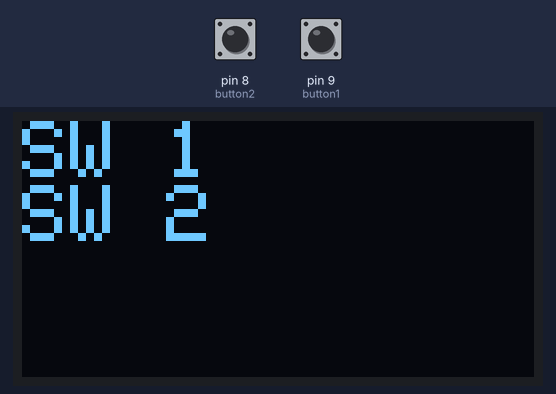
Recording of a sketch running on a simulated Arduino Uno, built with avr-gcc and run on an emulated ATmega328P. Shown: 128×64 one-colour display. The test bench sets the inputs (shaded band); at power-on: pin 8 (button2) HIGH, pin 9 (button1) HIGH. What the sketch prints to the serial monitor is not drawn.

Above: at 1.2 s.
1.3 s: pin 8 (button2) pulled LOW for 0.15 s
At 1.41 s:
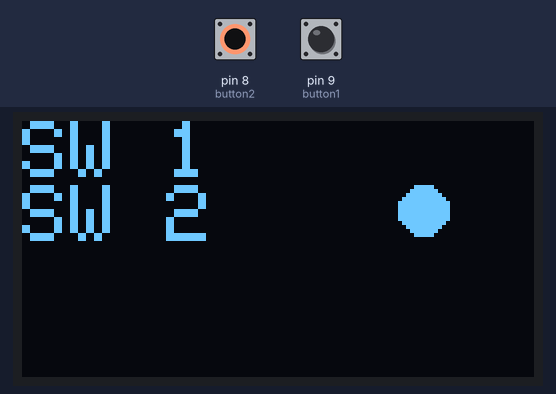
2.9 s: pin 9 (button1) pulled LOW for 0.15 s
At 3.01 s:
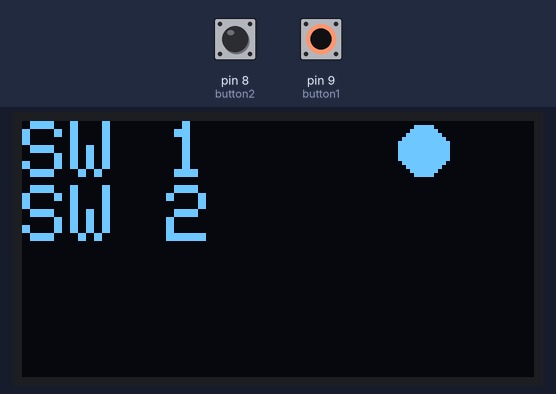
Timing chart, 0 to 5.9 s (numbered marks = the images above; inputs shaded):
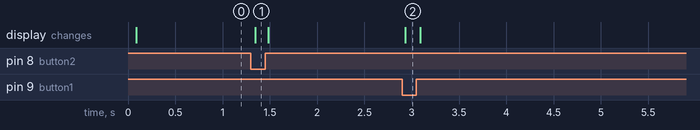

Measured:
- after the input at 1.3 s, the display: changes after 0.05 s (image 1)
- after the input at 2.9 s, the display: changes at once (image 2)

The sketch:

lab7_ex1.ino
```cpp
#include <SPI.h>
#include <Wire.h>
#include <Adafruit_GFX.h>
#include <Adafruit_SSD1306.h>
#define SCREEN_WIDTH 128 // OLED display width, in pixels
#define SCREEN_HEIGHT 64 // OLED display height, in pixels
// Declaration for an SSD1306 display connected to I2C (SDA, SCL pins)
#define OLED_RESET -1 // Reset pin # (or -1 if sharing Arduino reset pin)
Adafruit_SSD1306 display(SCREEN_WIDTH, SCREEN_HEIGHT, &Wire,
OLED_RESET);
#define button1 9
#define button2 8
void setup() {
  Serial.begin(9600);
  pinMode(button1, INPUT_PULLUP);
  pinMode(button1, INPUT_PULLUP);
  display.begin(SSD1306_SWITCHCAPVCC, 0x3c); //initialize I2C addr 0x3c
  display.clearDisplay();
  display.setTextSize(2);
  display.setTextColor(WHITE);
  display.setCursor(0,0);
  display.println("SW 1");
  display.setTextSize(2);
  display.println("SW 2");
  display.setTextColor(BLACK, WHITE);
  display.drawCircle(100, 7, 6, WHITE);
  display.drawCircle(100, 22, 6, WHITE);
  display.display();
}


void loop() {
  if(digitalRead(button1)==0){
    display.fillCircle(100, 7, 6, WHITE);
    Serial.println("1");
    }
  else if(digitalRead(button1)==1){
    display.fillCircle(100, 7, 6, BLACK);
    }
  if(digitalRead(button2)==0){
    display.fillCircle(100, 22, 6, WHITE);
    Serial.println("2");
    }
  else if(digitalRead(button1)==1){
    display.fillCircle(100, 22, 6, BLACK);
    }
   Serial.println("AA");
   display.display();
}
```
